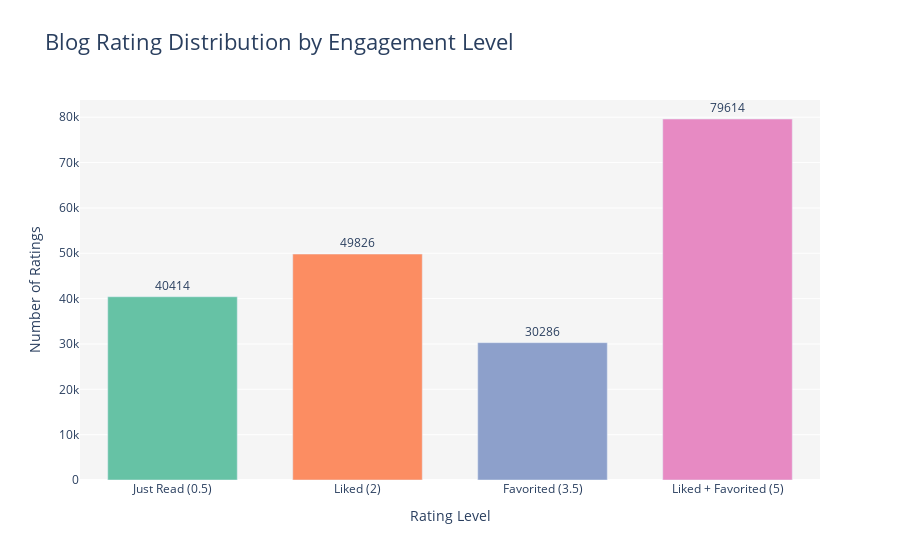

Here is the notebook cell this chart was saved with:
### Code cell
import plotly.express as px

# Map ratings to descriptive labels
rating_labels = {
    0.5: 'Just Read (0.5)',
    2.0: 'Liked (2)',
    3.5: 'Favorited (3.5)',
    5.0: 'Liked + Favorited (5)'
}

# Prepare rating counts
rating_counts = blogs_rating_df['ratings'].value_counts().sort_index()
rating_df = rating_counts.reset_index()
rating_df.columns = ['rating', 'count']
rating_df['rating_label'] = rating_df['rating'].map(rating_labels)

# Plot
fig = px.bar(
    rating_df,
    x='rating_label',
    y='count',
    text='count',
    title='Blog Rating Distribution by Engagement Level',
    color='rating_label',
    color_discrete_sequence=px.colors.qualitative.Set2
)

# Styling
fig.update_traces(textposition='outside')
fig.update_layout(
    xaxis_title='Rating Level',
    yaxis_title='Number of Ratings',
    title_font_size=22,
    xaxis_tickangle=0,
    showlegend=False,
    plot_bgcolor='rgba(245, 245, 245, 1)',
    bargap=0.3
)

fig.show()

### Figure 1 — Plotly figure (JSON) as saved in the notebook; plotly's stock layout.template omitted (floating-point values rounded to 4 significant figures)
{"data": [{"hovertemplate": "rating_label=%{x}<br>count=%{text}<extra></extra>", "legendgroup": "Just Read (0.5)", "marker": {"color": "rgb(102,194,165)", "pattern": {"shape": ""}}, "name": "Just Read (0.5)", "orientation": "v", "showlegend": true, "text": [40410.0], "textposition": "outside", "type": "bar", "x": ["Just Read (0.5)"], "xaxis": "x", "y": [40414], "yaxis": "y"}, {"hovertemplate": "rating_label=%{x}<br>count=%{text}<extra></extra>", "legendgroup": "Liked (2)", "marker": {"color": "rgb(252,141,98)", "pattern": {"shape": ""}}, "name": "Liked (2)", "orientation": "v", "showlegend": true, "text": [49830.0], "textposition": "outside", "type": "bar", "x": ["Liked (2)"], "xaxis": "x", "y": [49826], "yaxis": "y"}, {"hovertemplate": "rating_label=%{x}<br>count=%{text}<extra></extra>", "legendgroup": "Favorited (3.5)", "marker": {"color": "rgb(141,160,203)", "pattern": {"shape": ""}}, "name": "Favorited (3.5)", "orientation": "v", "showlegend": true, "text": [30290.0], "textposition": "outside", "type": "bar", "x": ["Favorited (3.5)"], "xaxis": "x", "y": [30286], "yaxis": "y"}, {"hovertemplate": "rating_label=%{x}<br>count=%{text}<extra></extra>", "legendgroup": "Liked + Favorited (5)", "marker": {"color": "rgb(231,138,195)", "pattern": {"shape": ""}}, "name": "Liked + Favorited (5)", "orientation": "v", "showlegend": true, "text": [79610.0], "textposition": "outside", "type": "bar", "x": ["Liked + Favorited (5)"], "xaxis": "x", "y": [79614], "yaxis": "y"}], "layout": {"bargap": 0.3, "barmode": "relative", "legend": {"title": {"text": "rating_label"}, "tracegroupgap": 0}, "plot_bgcolor": "rgba(245, 245, 245, 1)", "showlegend": false, "title": {"font": {"size": 22}, "text": "Blog Rating Distribution by Engagement Level"}, "xaxis": {"anchor": "y", "categoryarray": ["Just Read (0.5)", "Liked (2)", "Favorited (3.5)", "Liked + Favorited (5)"], "categoryorder": "array", "domain": [0, 1], "tickangle": 0, "title": {"text": "Rating Level"}}, "yaxis": {"anchor": "x", "domain": [0, 1], "title": {"text": "Number of Ratings"}}}}
